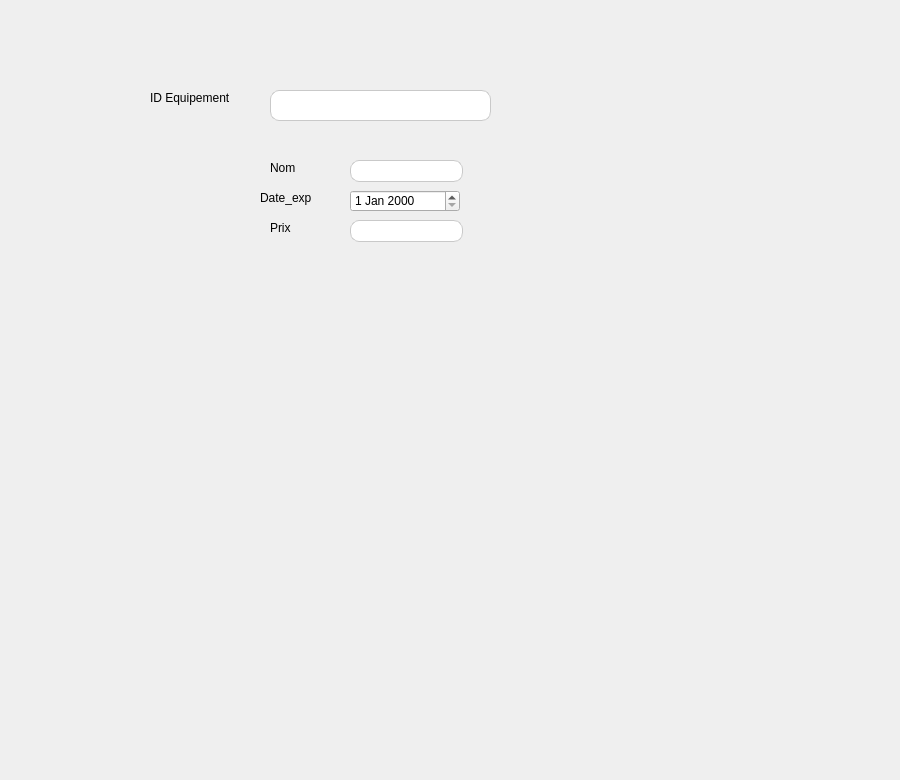
      <widget class="QWidget" name="tab_9">
       <attribute name="title">
        <string>Modifier un médicament</string>
       </attribute>
       <widget class="QLabel" name="label_250">
        <property name="geometry">
         <rect>
          <x>-120</x>
          <y>-20</y>
          <width>891</width>
          <height>771</height>
         </rect>
        </property>
        <property name="text">
         <string/>
        </property>
        <property name="pixmap">
         <pixmap resource="fond.qrc">:/Plan de travail 1@3x.png</pixmap>
        </property>
       </widget>
       <widget class="QLineEdit" name="lineEdit_3">
        <property name="geometry">
         <rect>
          <x>350</x>
          <y>160</y>
          <width>113</width>
          <height>22</height>
         </rect>
        </property>
        <property name="styleSheet">
         <string notr="true">QLineEdit {
background-color: #ffffff;
border: 1px solid #c9c9c9;
border-radius: 9px;
padding: 2px 8px;
}

QLineEdit:focus {
border-color: #1e90ff;
}</string>
        </property>
       </widget>
       <widget class="QLineEdit" name="lineEdit_2">
        <property name="geometry">
         <rect>
          <x>270</x>
          <y>90</y>
          <width>221</width>
          <height>31</height>
         </rect>
        </property>
        <property name="styleSheet">
         <string notr="true">QLineEdit {
background-color: #ffffff;
border: 1px solid #c9c9c9;
border-radius: 9px;
padding: 2px 8px;
}

QLineEdit:focus {
border-color: #1e90ff;
}</string>
        </property>
        <property name="text">
         <string/>
        </property>
       </widget>
       <widget class="QLabel" name="label_6">
        <property name="geometry">
         <rect>
          <x>260</x>
          <y>190</y>
          <width>111</width>
          <height>16</height>
         </rect>
        </property>
        <property name="styleSheet">
         <string notr="true">
font: 87 8pt &quot;Segoe UI Black&quot;;</string>
        </property>
        <property name="text">
         <string>Date_exp</string>
        </property>
       </widget>
       <widget class="QDateEdit" name="dateEdit">
        <property name="geometry">
         <rect>
          <x>350</x>
          <y>190</y>
          <width>110</width>
          <height>22</height>
         </rect>
        </property>
       </widget>
       <widget class="QLabel" name="label_5">
        <property name="geometry">
         <rect>
          <x>150</x>
          <y>90</y>
          <width>131</width>
          <height>16</height>
         </rect>
        </property>
        <property name="styleSheet">
         <string notr="true">
font: 87 8pt &quot;Segoe UI Black&quot;;</string>
        </property>
        <property name="text">
         <string>ID Equipement</string>
        </property>
       </widget>
       <widget class="QLabel" name="label_8">
        <property name="geometry">
         <rect>
          <x>270</x>
          <y>160</y>
          <width>111</width>
          <height>16</height>
         </rect>
        </property>
        <property name="styleSheet">
         <string notr="true">
font: 87 8pt &quot;Segoe UI Black&quot;;</string>
        </property>
        <property name="text">
         <string>Nom</string>
        </property>
       </widget>
       <widget class="QLineEdit" name="lineEdit_4">
        <property name="geometry">
         <rect>
          <x>350</x>
          <y>220</y>
          <width>113</width>
          <height>22</height>
         </rect>
        </property>
        <property name="styleSheet">
         <string notr="true">QLineEdit {
background-color: #ffffff;
border: 1px solid #c9c9c9;
border-radius: 9px;
padding: 2px 8px;
}

QLineEdit:focus {
border-color: #1e90ff;
}</string>
        </property>
       </widget>
       <widget class="QLabel" name="label_7">
        <property name="geometry">
         <rect>
          <x>270</x>
          <y>220</y>
          <width>111</width>
          <height>16</height>
         </rect>
        </property>
        <property name="styleSheet">
         <string notr="true">
font: 87 8pt &quot;Segoe UI Black&quot;;</string>
        </property>
        <property name="text">
         <string>Prix</string>
        </property>
       </widget>
      </widget>
